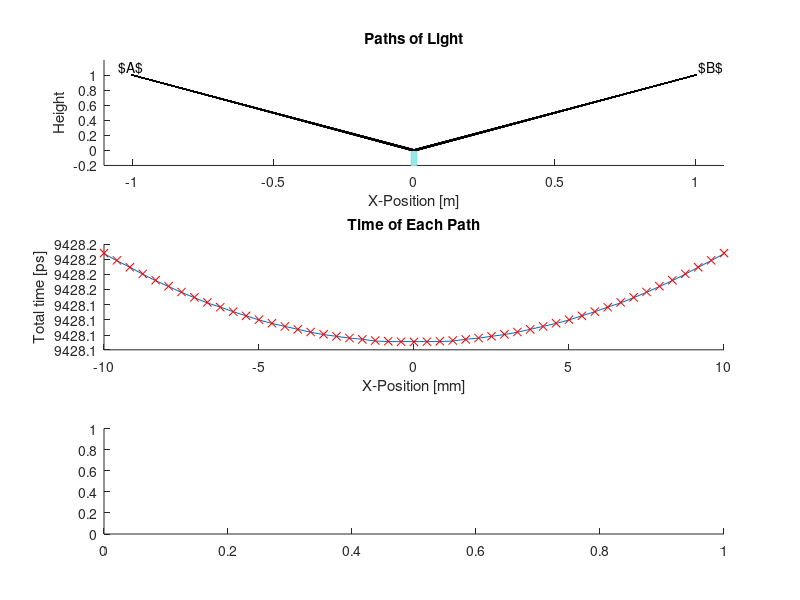

Reproduce this figure in MATLAB. (Note: this script raises an error after producing the figure.)
% This script generates the probability for the case of a 2D plane mirror
% and shows that the contributions from the middle are the most important.

close all; clear; clc

% Select the mode for the script:
% Prompt user to select the mode
% Define the options for the dialog
options = {"Realistic Mode", "Demonstration Mode"};

% Create the list dialog
[selectedIndex, tf] = listdlg('ListString', options, ...
    'SelectionMode', 'single', ...
    'PromptString', 'Select a mode:', ...
    'Name', 'Mode Selection', ...
    'ListSize', [160, 100]);

% Check if the user made a selection
if tf
    selectedMode = options{selectedIndex};
    fprintf('You selected: %s\n', selectedMode);

    options = {"Low Fidelity (Ray Trace Plot)", "High Fidelity (Vector Plot Only)"};

    [selectedFidelity, tf] = listdlg('ListString', options, ...
        'SelectionMode', 'single', ...
        'PromptString', 'Select a mode:', ...
        'Name', 'Mode Selection', ...
        'ListSize', [160, 100]);

    if tf
        selectedFidelity = options{selectedFidelity};
        fprintf('You selected: %s\n', selectedMode);
    else
        disp('No selection made, reverting to Demonstration Mode at low fidelity');

        selectedMode = "Demonstration Mode";
        selectedFidelity = "Low Fidelity (Ray Trace Plot)";
    end
else
    disp('No selection made, reverting to Demonstration Mode at low fidelity');

    selectedMode = "Demonstration Mode";
    selectedFidelity = "Low Fidelity (Ray Trace Plot)";
end



if strcmp(selectedMode, "Realistic Mode")

    width = 0.01;
    height = 1;
    if strcmp(selectedFidelity,"Low Fidelity (Ray Trace Plot)")
        n = 49; % number of mirror subdivisions
    else
        n = 300;
    end

else
    width = 1.5;
    height = 1;
    if strcmp(selectedFidelity,"Low Fidelity (Ray Trace Plot)")
        n = 13; % number of mirror subdivisions
    else
        n = 100;
    end
end

% turn the ray trace plot on and off based on the number of subdivisions of
% the mirror
if n > 50
    rayTrace = 0;
else
    rayTrace = 1;
end

% Generate a mirror base and divide it into n components
mirrorBase = linspace(-width, width, n); % Create a linear space for the mirror base


ptLoc = 1;
pointA = [-ptLoc, height];
pointB = [ptLoc,height];


% Generate paths for each ray:

% Calculate the reflection paths for each subdivision of the mirror
for idx = 1:n
    % calculate the position of the reflection point
    reflectionPoint(idx,:) = [mirrorBase(idx), 0]; % Ray hits the mirror at the base

    % calculate the length of the first section

    xLen1(idx) = abs(pointA(1) - reflectionPoint(idx,1));
    yLen(idx) = height;
    Len1 = [xLen1;yLen];


    % calculate the length of the second section
    xLen2(idx) = abs(pointB(1) - reflectionPoint(idx,1));
    Len2 = [xLen2;yLen];
end

length1 = vecnorm(Len1,2);
length2 = vecnorm(Len2,2);


length = length1+length2;

% associate a rotation with each length. The magnitude is 1 and the phase
% is given by the time.


if strcmp(selectedMode, "Realistic Mode")
    % generate a realistic beam of monochromatic 550nm light
    time = length / 3e8;
    freq = 5.4e14;
    vectors = exp(1i*time*freq);
else
    vectors = exp(1i*length*7);
end


% set the origin for each vector:
% the first should start at zero
X = 0;
Y = 0;
ReVec = real(vectors);
ImVec = imag(vectors);

for idx = 2:n
    % The start of the vector is the current length plus the sum of last lengths
    X(idx) = ReVec(idx-1) + X(idx-1);
    Y(idx) = ImVec(idx-1) + Y(idx-1);
end

xTot = X(idx) + ReVec(idx);
yTot = Y(idx) + ImVec(idx);


if rayTrace == 1
    figure(1)


    % subplot 1, show the figure
    subplot(3,1,1)
    title("Paths of Light")
    hold on
    % plot the mirror base
    rectangle('Position',[-width -.2 width*2 0.2], 'FaceColor', [.6 .9 .9], 'EdgeColor', [.5 .9 .9])

    % plot point A
    plot(pointA(1),pointA(2), '.', 'Color', 'k')
    text(pointA(1)-.05,pointA(2)+0.1,'$A$')

    % plot point B
    plot(pointB(1),pointB(2), '.', 'Color', 'k')
    text(pointB(1)+0.01,pointB(2)+0.1,'$B$')

    % plot each ray

    for idx = 1:n
        % Plot the incoming and reflected rays
        plot([pointA(1), reflectionPoint(idx,1)], [pointA(2), reflectionPoint(idx ,2)], 'k-');
        plot([reflectionPoint(idx,1), pointB(2)], [reflectionPoint(idx,2),pointB(2)], 'k-');
    end
    hold off

    xlabel('X-Position [m]')
    ylabel('Height')

    xlims = max(1.1*width,1.1*ptLoc);

    xlim([-xlims,xlims])
    ylim([-.2,height + 0.2])

    % subplot 2, show the time

    if strcmp(selectedMode, "Realistic Mode")
        subplot(3,1,2)
        title("Time of Each Path")
        hold on
        plot(reflectionPoint(:,1)*1e3, time*1e12)
        plot(reflectionPoint(:,1)*1e3, time*1e12, 'rx')
        xlabel('X-Position [mm]')
        ylabel('Total time [ps]')
        xl = xlim;

        subplot(3,1,3)
        quiver(reflectionPoint(:,1)*1e3, zeros(1,n),real(vectors),imag(vectors), .1)
        xlim(xl)
        axis equal
        axis tight
        grid off
        box off
        axis off
    else
        subplot(3,1,2)
        title("Length of Each Path")
        hold on
        plot(reflectionPoint(:,1), length)
        plot(reflectionPoint(:,1), length, 'rx')
        xlabel('X-Position')
        ylabel('Total length [m]')
        xl = xlim;

        subplot(3,1,3)
        quiver(reflectionPoint(:,1)*1e3, zeros(1,n),real(vectors),imag(vectors), .1)
        xlim(xl)
        axis equal
        axis tight
        grid off
        box off
        axis off
    end


    % Plot the resulting vectors for each one:
end

figure(2)

hold on
quiver(X,Y,real(vectors),imag(vectors), "off")
quiver(0,0,xTot,yTot,'off')
title("Vector Sum of Components", 'FontSize', 14)
axis equal
grid off
box off
axis off
